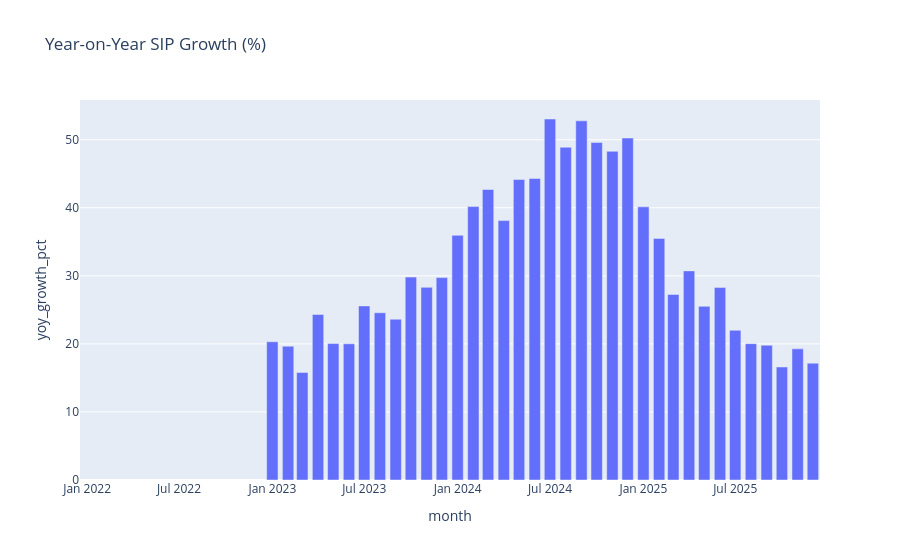

The notebook cell this image was saved under:
### Code cell
fig = px.bar(
    sip,
    x='month',
    y='yoy_growth_pct',
    title='Year-on-Year SIP Growth (%)'
)

fig.show()

### Figure 1 — Plotly figure (JSON) as saved in the notebook; plotly's stock layout.template omitted (floating-point values rounded to 4 significant figures)
{"data": [{"hovertemplate": "month=%{x}<br>yoy_growth_pct=%{y}<extra></extra>", "legendgroup": "", "marker": {"color": "#636efa", "pattern": {"shape": ""}}, "name": "", "orientation": "v", "showlegend": false, "textposition": "auto", "type": "bar", "x": ["2022-01-01T00:00:00", "2022-02-01T00:00:00", "2022-03-01T00:00:00", "2022-04-01T00:00:00", "2022-05-01T00:00:00", "2022-06-01T00:00:00", "2022-07-01T00:00:00", "2022-08-01T00:00:00", "2022-09-01T00:00:00", "2022-10-01T00:00:00", "2022-11-01T00:00:00", "2022-12-01T00:00:00", "2023-01-01T00:00:00", "2023-02-01T00:00:00", "2023-03-01T00:00:00", "2023-04-01T00:00:00", "2023-05-01T00:00:00", "2023-06-01T00:00:00", "2023-07-01T00:00:00", "2023-08-01T00:00:00", "2023-09-01T00:00:00", "2023-10-01T00:00:00", "2023-11-01T00:00:00", "2023-12-01T00:00:00", "2024-01-01T00:00:00", "2024-02-01T00:00:00", "2024-03-01T00:00:00", "2024-04-01T00:00:00", "2024-05-01T00:00:00", "2024-06-01T00:00:00", "2024-07-01T00:00:00", "2024-08-01T00:00:00", "2024-09-01T00:00:00", "2024-10-01T00:00:00", "2024-11-01T00:00:00", "2024-12-01T00:00:00", "2025-01-01T00:00:00", "2025-02-01T00:00:00", "2025-03-01T00:00:00", "2025-04-01T00:00:00", "2025-05-01T00:00:00", "2025-06-01T00:00:00", "2025-07-01T00:00:00", "2025-08-01T00:00:00", "2025-09-01T00:00:00", "2025-10-01T00:00:00", "2025-11-01T00:00:00", "2025-12-01T00:00:00"], "xaxis": "x", "y": [NaN, NaN, NaN, NaN, NaN, NaN, NaN, NaN, NaN, NaN, NaN, NaN, 20.31, 19.66, 15.8, 24.33, 20.05, 20.02, 25.58, 24.58, 23.63, 29.82, 28.31, 29.74, 35.96, 40.18, 42.69, 38.12, 44.16, 44.31, 53.05, 48.9, 52.78, 49.59, 48.3, 50.25, 40.14, 35.5, 27.27, 30.73, 25.52, 28.28, 22.0, 20.04, 19.8, 16.61, 19.27, 17.17], "yaxis": "y"}], "layout": {"barmode": "relative", "legend": {"tracegroupgap": 0}, "title": {"text": "Year-on-Year SIP Growth (%)"}, "xaxis": {"anchor": "y", "domain": [0, 1], "title": {"text": "month"}}, "yaxis": {"anchor": "x", "domain": [0, 1], "title": {"text": "yoy_growth_pct"}}}}
